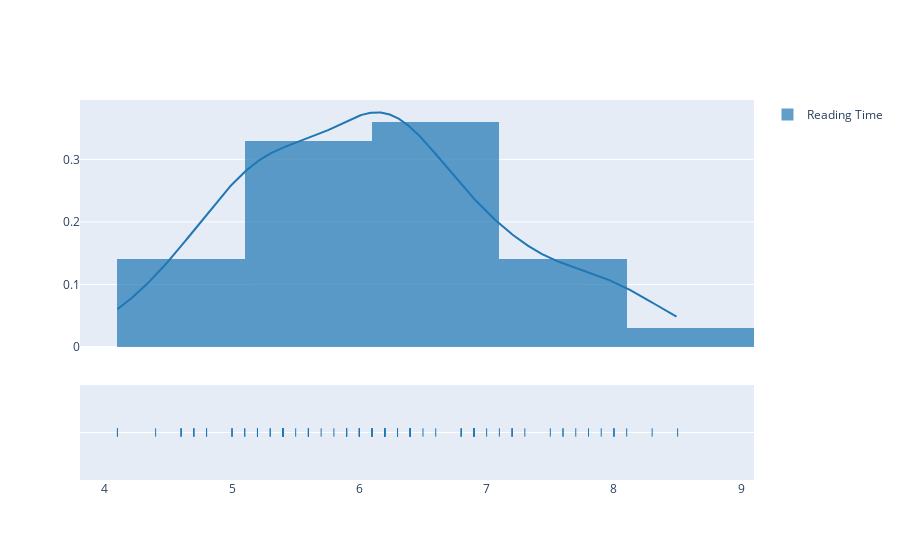

The notebook cell saved with this chart:
### Markdown cell above
## Showing Sample Mean

### Code cell
chart = ff.create_distplot([mean_list], ["Reading Time"])
chart.show()

sample_mean = statistics.mean(mean_list)
print(f"Sample Mean: {sample_mean}")

### Figure 1 — Plotly figure (JSON) as saved in the notebook; plotly's stock layout.template omitted (floating-point values rounded to 4 significant figures; data arrays with more than 128 entries replaced by an {"elided": "..."} marker saying what was removed)
{"data": [{"autobinx": false, "histnorm": "probability density", "legendgroup": "Reading Time", "marker": {"color": "rgb(31, 119, 180)"}, "name": "Reading Time", "opacity": 0.7, "type": "histogram", "x": [6.9, 5.4, 6.8, 5.4, 6.9, 6.2, 7.9, 6.3, 6.4, 6.1, 8.3, 5.2, 7.2, 6.4, 6.4, 6, 7.1, 5, 5.2, 6.3, 5.8, 6.8, 6.4, 5.5, 5.9, 4.1, 8.1, 5.7, 4.8, 6.9, 8, 6.2, 6.1, 6.9, 6.2, 5, 7.7, 7.2, 5, 5.1, 6.2, 5.9, 6, 7.2, 5.2, 6.1, 4.1, 5.6, 5.3, 6.9, 6.6, 6.4, 8.5, 7.3, 5.4, 4.4, 6.2, 4.6, 8, 4.6, 5.9, 6, 5.4, 5.6, 6.1, 6.5, 5.2, 6.4, 6, 6.4, 5.1, 8, 6.8, 7.8, 7, 6.3, 5.2, 5.6, 4.7, 4.6, 5.4, 6.3, 5.2, 6.1, 7.6, 5.9, 5.4, 5.2, 7.5, 6.9, 4.7, 7.6, 5.3, 6.2, 4.8, 5.4, 6.2, 4.7, 5.6, 6.4], "xaxis": "x", "xbins": {"end": 8.5, "size": 1, "start": 4.1}, "yaxis": "y"}, {"legendgroup": "Reading Time", "marker": {"color": "rgb(31, 119, 180)"}, "mode": "lines", "name": "Reading Time", "showlegend": false, "type": "scatter", "x": {"elided": "500 float values"}, "xaxis": "x", "y": {"elided": "500 float values"}, "yaxis": "y"}, {"legendgroup": "Reading Time", "marker": {"color": "rgb(31, 119, 180)", "symbol": "line-ns-open"}, "mode": "markers", "name": "Reading Time", "showlegend": false, "type": "scatter", "x": [6.9, 5.4, 6.8, 5.4, 6.9, 6.2, 7.9, 6.3, 6.4, 6.1, 8.3, 5.2, 7.2, 6.4, 6.4, 6, 7.1, 5, 5.2, 6.3, 5.8, 6.8, 6.4, 5.5, 5.9, 4.1, 8.1, 5.7, 4.8, 6.9, 8, 6.2, 6.1, 6.9, 6.2, 5, 7.7, 7.2, 5, 5.1, 6.2, 5.9, 6, 7.2, 5.2, 6.1, 4.1, 5.6, 5.3, 6.9, 6.6, 6.4, 8.5, 7.3, 5.4, 4.4, 6.2, 4.6, 8, 4.6, 5.9, 6, 5.4, 5.6, 6.1, 6.5, 5.2, 6.4, 6, 6.4, 5.1, 8, 6.8, 7.8, 7, 6.3, 5.2, 5.6, 4.7, 4.6, 5.4, 6.3, 5.2, 6.1, 7.6, 5.9, 5.4, 5.2, 7.5, 6.9, 4.7, 7.6, 5.3, 6.2, 4.8, 5.4, 6.2, 4.7, 5.6, 6.4], "xaxis": "x", "y": ["Reading Time", "Reading Time", "Reading Time", "Reading Time", "Reading Time", "Reading Time", "Reading Time", "Reading Time", "Reading Time", "Reading Time", "Reading Time", "Reading Time", "Reading Time", "Reading Time", "Reading Time", "Reading Time", "Reading Time", "Reading Time", "Reading Time", "Reading Time", "Reading Time", "Reading Time", "Reading Time", "Reading Time", "Reading Time", "Reading Time", "Reading Time", "Reading Time", "Reading Time", "Reading Time", "Reading Time", "Reading Time", "Reading Time", "Reading Time", "Reading Time", "Reading Time", "Reading Time", "Reading Time", "Reading Time", "Reading Time", "Reading Time", "Reading Time", "Reading Time", "Reading Time", "Reading Time", "Reading Time", "Reading Time", "Reading Time", "Reading Time", "Reading Time", "Reading Time", "Reading Time", "Reading Time", "Reading Time", "Reading Time", "Reading Time", "Reading Time", "Reading Time", "Reading Time", "Reading Time", "Reading Time", "Reading Time", "Reading Time", "Reading Time", "Reading Time", "Reading Time", "Reading Time", "Reading Time", "Reading Time", "Reading Time", "Reading Time", "Reading Time", "Reading Time", "Reading Time", "Reading Time", "Reading Time", "Reading Time", "Reading Time", "Reading Time", "Reading Time", "Reading Time", "Reading Time", "Reading Time", "Reading Time", "Reading Time", "Reading Time", "Reading Time", "Reading Time", "Reading Time", "Reading Time", "Reading Time", "Reading Time", "Reading Time", "Reading Time", "Reading Time", "Reading Time", "Reading Time", "Reading Time", "Reading Time", "Reading Time"], "yaxis": "y2"}], "layout": {"barmode": "overlay", "hovermode": "closest", "legend": {"traceorder": "reversed"}, "xaxis": {"anchor": "y2", "domain": [0, 1], "zeroline": false}, "yaxis": {"anchor": "free", "domain": [0.35, 1], "position": 0}, "yaxis2": {"anchor": "x", "domain": [0, 0.25], "dtick": 1, "showticklabels": false}}}
